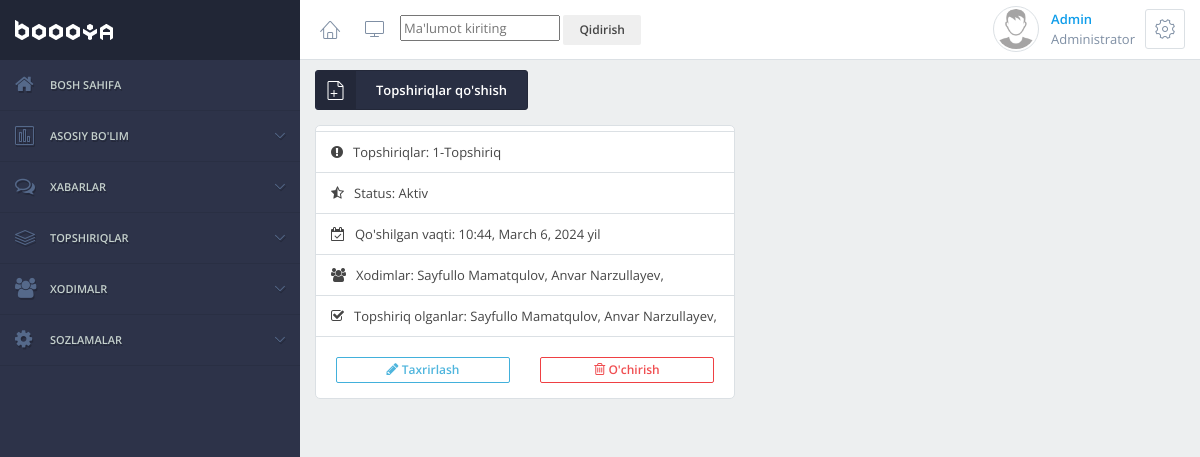
The app's page /task/ (signed in) with its own data.
### app/models.py (models this page shows, shortened)
class Task(models.Model):
    STATUS_CHOICES = (
        ('active',"Aktiv"),
        ('progress', "Jarayonda"),
        ('done', "Bajarildi"),
    )
    task_status = models.CharField(max_length=15, default='active', choices=STATUS_CHOICES, verbose_name='Enter the status', help_text="Choose status")
    name = models.TextField(verbose_name="Enter the task !")
    employees = models.ManyToManyField(Employee, blank=True, related_name='tasks_assigned')
    accepted = models.ManyToManyField(Employee, blank=True, related_name='tasks_accepted')
    image = models.ImageField(upload_to='images/', blank=True, validators=[
        validators.FileExtensionValidator(allowed_extensions=['ico','png','jpeg','jpg'],
            message="Enter an image in the format below('ico','png','jpeg','jpg')")
        ])
    add_date = models.DateTimeField(auto_now_add=True)

class Employee(models.Model):
    positions = (
        ('admin',"Admin"),
        ('manager', "Manager"),
        ('worker', "Ishchi"),
        ('student', "Shogird"),
    )
    status = models.BooleanField(default=False)
    position = models.CharField(max_length=55, default='worker', choices=positions, verbose_name='Enter the position', help_text="Choose positions")
    full_name = models.CharField(max_length=155, verbose_name='Enter the name')
    phone_number = models.CharField(max_length=13, verbose_name='Enter the phone number')
    telegram_id = models.ForeignKey(TelegramUser, on_delete=models.CASCADE, related_name='employees')
    image = models.ImageField(upload_to='images/', blank=True, validators=[
        validators.FileExtensionValidator(allowed_extensions=['ico','png','jpeg','jpg'],
            message="Enter an image in the format below('ico','png','jpeg','jpg')")
        ])
    add_date = models.DateTimeField(auto_now_add=True)

### app/views.py (the view)
# urls.py: path("task/", TaskView.as_view(), name='task'),
class TaskView(LoginRequiredMixin, ListView):
    model = Task
    template_name = 'task.html'
    def get_context_data(self, **kwargs):
        context = super().get_context_data(**kwargs)
        tasks = Task.objects.all()
        context['tasks'] = tasks
        return context

### templates/task.html
{% extends "wrapper.html" %}
{% load static %}
{% block content %}
<div class="heading-elements hidden-mobile" style="margin-left: 10px;">
    <a href="{% url 'main:add_task' %}" id="addEmployeeLink">
        <button class="btn btn-primary btn-icon-fixed" style="margin-left: 5px; margin-top: 10px;"><span class="icon-file-add"></span> Topshiriqlar qo'shish </button>
    </a>
</div>
<div class="container">
    <div class="row">
        {% for task in tasks %}
        <div class="col-md-6 col-xs-6">
            <div class="block block-condensed padding-top-5">
                <div class="list-group">
                    <div class="list-group-item"><span class="fa fa-exclamation-circle"></span> Topshiriqlar: {{ task.name }}</div>
                    <div class="list-group-item"><span class="fa fa-star-half-o"></span> Status: {{ task.get_task_status_display }}</div>
                    <div class="list-group-item"><span class="fa fa-calendar-check-o"></span> Qo'shilgan vaqti: {{ task.add_date|date:"H:i, F j, Y" }} yil</div>
                    <div class="list-group-item"><span class="fa fa-users"></span> Xodimlar:
                        {% for employee in task.employees.all %}
                        {{ employee.full_name }},
                        {% endfor %}
                    </div>
                    <div class="list-group-item"><span class="fa fa-check-square-o"></span> Topshiriq olganlar:
                        {% for employee in task.employees.all %}
                        {{ employee.full_name }},
                        {% endfor %}
                    </div>
                </div>
                <div class="block-content padding-top-20">
                    <div class="row">
                        <div class="col-md-6">
                            <a href="{% url 'main:update_task' pk=task.id %}" class="btn btn-info btn-clean btn-block btn-xs"><span class="fa fa-pencil"></span> Taxrirlash</a>
                        </div>
                        <div class="col-md-6">
                            <a href="{% url "main:delete_task"  task.id%}" class="btn btn-danger btn-clean btn-block btn-xs"><span class="fa fa-trash-o"></span> O'chirish</a>
                        </div>
                    </div>
                </div>
            </div>
        </div>
        {% endfor %}
    </div>
</div>
</div>
{% endblock %}

### templates/wrapper.html (shortened to what this page needs)
<!DOCTYPE html>
<html lang="en">
{% load static %}
    <head>
        <link rel="stylesheet" href="{% static 'css/styles.css' %}">
    </head>
    <body>
        <div class="app">
            <div class="app-container">
                <div class="app-sidebar app-navigation app-navigation-fixed scroll app-navigation-style-default app-navigation-open-hover dir-left" data-type="close-other">
                    <a href="{% url 'main:home' %}" class="app-navigation-logo">
                    </a>
                    <nav>
                        <ul>
                            <li>
                                <a href="{% url 'main:home' %}"><span class="fa fa-home"></span> Bosh sahifa </a>
                            </li>
                            <li>
                                <a href="#"><span class="icon-chart-bars"></span>Asosiy bo'lim </a>
                            </li>
                            <li>
                                <a href="#"><span class="fa fa-comments-o"></span> Xabarlar </a>
                            </li>
                            <li>
                                <a href="#"><span class="icon-layers"></span> Topshiriqlar </a>
                            </li>
                            <li>
                                <a href="#"><span class="fa fa-users"></span>Xodimalr </a>
                            </li>
                            <li>
                                <a href="#"><span class="fa fa-cog"></span> Sozlamalar </a>
                            </li>
                        </ul>
                    </nav>
                </div>
                <div class="app-content app-sidebar-left">
                    <div class="app-header">
                        <ul class="app-header-buttons">
                            <li class="hidden-mobile"><a href="{% url 'main:home' %}" class="btn btn-link btn-icon"><span class="icon-home"></span></a></li>
                            <li class="hidden-mobile"><a href="#" class="btn btn-link btn-icon" data-sidebar-minimize=".app-sidebar.dir-left"><span class="icon-screen"></span></a></li>
                        </ul>
                        <ul class="app-header-buttons pull-right">
                            <li>
                                <div class="contact contact-rounded contact-bordered contact-lg contact-ps-controls">
                                    <img src="{% static 'img/user/no-image.png' %}" alt="John Doe">
                                    <div class="contact-container">
                                        <a href="{% url 'main:home' %}">{{ user.username|title }}</a>
                                        <span>Administrator</span>
                                    </div>
                                    <div class="contact-controls">
                                        <div class="dropdown">
                                            <button type="button" class="btn btn-default btn-icon" data-toggle="dropdown"><span class="icon-cog"></span></button>
                                        </div>
                                    </div>
                                </div>
                            </li>
                        </ul>
                        <div class="px" style="margin-top: 10px;">
                            <form action="{% url 'main:search' %}" method="get">
                                <input type="text" name="q" placeholder="Ma'lumot kiriting">
                                <button type="submit" class="btn btn-secondary btn-sm">
                                    Qidirish
                                </button>
                            </form>
                        </div>
                    </div>
                    {% block content %}
{% endblock %}
</body>
</html>

### records on screen
Task: name "1-Topshiriq", task_status "Aktiv", add_date "10:44, March 6, 2024"
Employee: full_name "Sayfullo Mamatqulov"
Employee: full_name "Anvar Narzullayev"

### other values on screen
{{ user.username|title }} "Admin"
